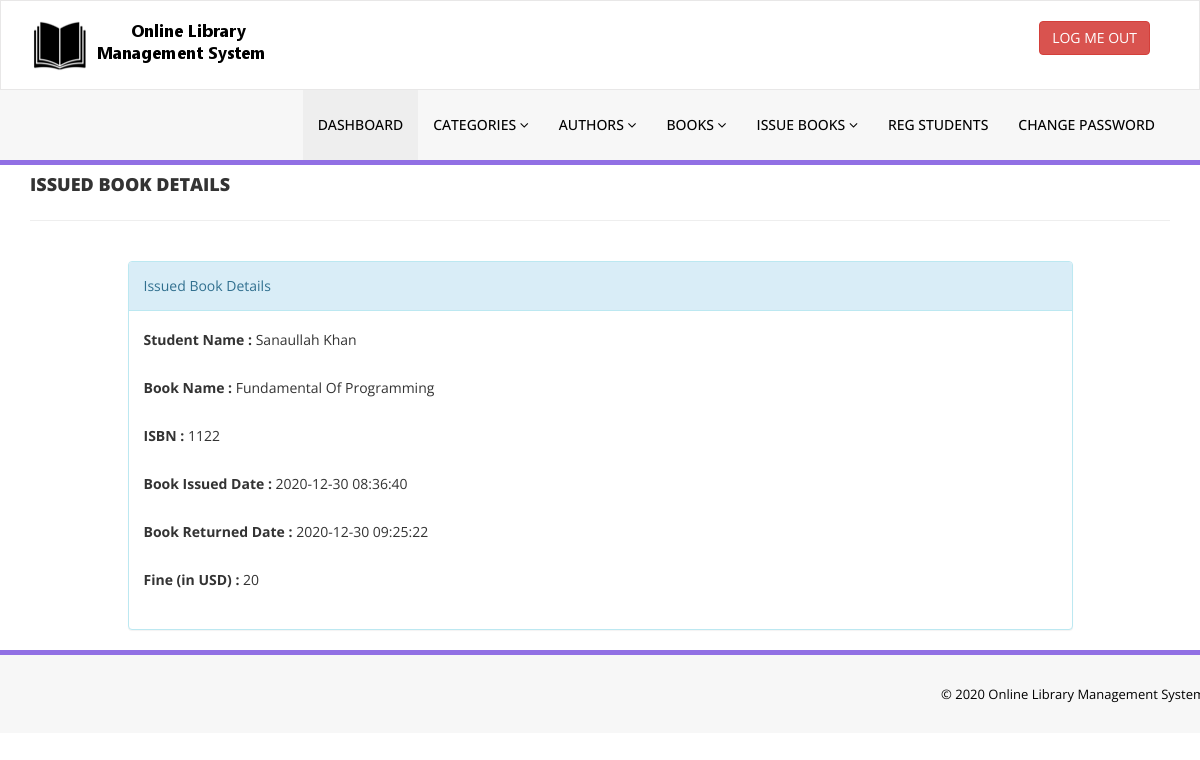
/library/admin/update-issue-bookdeails.php?rid=7 (signed in), run on the app's committed database.
### tables this page shows
CREATE TABLE `tblissuedbookdetails` (
  `id` int(11) NOT NULL,
  `BookId` int(11) DEFAULT NULL,
  `StudentID` varchar(150) DEFAULT NULL,
  `IssuesDate` timestamp NULL DEFAULT current_timestamp(),
  `ReturnDate` timestamp NULL DEFAULT NULL ON UPDATE current_timestamp(),
  `RetrunStatus` int(1) DEFAULT NULL,
  `fine` int(11) DEFAULT NULL
);

CREATE TABLE `tblstudents` (
  `id` int(11) NOT NULL,
  `StudentId` varchar(100) DEFAULT NULL,
  `FullName` varchar(120) DEFAULT NULL,
  `EmailId` varchar(120) DEFAULT NULL,
  `MobileNumber` char(11) DEFAULT NULL,
  `Password` varchar(120) DEFAULT NULL,
  `Status` int(1) DEFAULT NULL,
  `RegDate` timestamp NULL DEFAULT current_timestamp(),
  `UpdationDate` timestamp NULL DEFAULT NULL ON UPDATE current_timestamp()
);

CREATE TABLE `tblbooks` (
  `id` int(11) NOT NULL,
  `BookName` varchar(255) DEFAULT NULL,
  `CatId` int(11) DEFAULT NULL,
  `AuthorId` int(11) DEFAULT NULL,
  `ISBNNumber` int(11) DEFAULT NULL,
  `BookPrice` int(11) DEFAULT NULL,
  `RegDate` timestamp NULL DEFAULT current_timestamp(),
  `UpdationDate` timestamp NULL DEFAULT NULL ON UPDATE current_timestamp()
);

### library/admin/update-issue-bookdeails.php (the view, shortened to what this page needs)
<?php
include('includes/config.php');
if(strlen($_SESSION['alogin'])==0)
    {
header('location:index.php');
}
else{
?>
<!DOCTYPE html>
<html xmlns="http://www.w3.org/1999/xhtml">
<head>
    <link href="assets/css/bootstrap.css" rel="stylesheet" />
    <link href="assets/css/font-awesome.css" rel="stylesheet" />
    <link href="assets/css/style.css" rel="stylesheet" />
</head>
<body>
<?php include('includes/header.php');?>
    <div class="content-wra
    <div class="content-wrapper">
         <div class="container">
        <div class="row pad-botm">
            <div class="col-md-12">
                <h4 class="header-line">Issued Book Details</h4>
                            </div>
</div>
<div class="row">
<div class="col-md-10 col-sm-6 col-xs-12 col-md-offset-1"">
<div class="panel panel-info">
<div class="panel-heading">
Issued Book Details
</div>
<div class="panel-body">
<form role="form" method="post">
<?php
$rid=intval($_GET['rid']);
$sql = "SELECT tblstudents.FullName,tblbooks.BookName,tblbooks.ISBNNumber,tblissuedbookdetails.IssuesDate,tblissuedbookdetails.ReturnDate,tblissuedbookdetails.id as rid,tblissuedbookdetails.fine,tblissuedbookdetails.RetrunStatus from  tblissuedbookdetails join tblstudents on tblstudents.StudentId=tblissuedbookdetails.StudentId join tblbooks on tblbooks.id=tblissuedbookdetails.BookId where tblissuedbookdetails.id=:rid";
$query = $dbh -> prepare($sql);
$query->bindParam(':rid',$rid,PDO::PARAM_STR);
$query->execute();
$results=$query->fetchAll(PDO::FETCH_OBJ);
if($query->rowCount() > 0)
{
foreach($results as $result)
{               ?>
<div class="form-group">
<label>Student Name :</label>
<?php echo htmlentities($result->FullName);?>
</div>
<div class="form-group">
<label>Book Name :</label>
<?php echo htmlentities($result->BookName);?>
</div>
<div class="form-group">
<label>ISBN :</label>
<?php echo htmlentities($result->ISBNNumber);?>
</div>
<div class="form-group">
<label>Book Issued Date :</label>
<?php echo htmlentities($result->IssuesDate);?>
</div>
<div class="form-group">
<label>Book Returned Date :</label>
<?php if($result->ReturnDate=="")
                                            {
                                                echo htmlentities("Not Return Yet");
                                            } else {
                                            echo htmlentities($result->ReturnDate);
}
                                            ?>
</div>
<div class="form-group">
<label>Fine (in USD) :</label>
<?php
if($result->fine=="")
{?>
<input class="form-control" type="text" name="fine" id="fine"  required />
<?php }else {
echo htmlentities($result->fine);
}
?>
</div>
 <?php if($result->RetrunStatus==0){?>
<button type="submit" name="return" id="submit" class="btn btn-info">Return Book </button>
 </div>
<?php }}} ?>
                                    </form>
                            </div>
                        </div>
                            </div>
        </div>
    </div>
    </div>
  <?php include('includes/footer.php');?>
</body>
</html>
<?php } ?>

### library/admin/assets/css/style.css (style rules this page uses)
.header-line { font-weight:900; padding-bottom:25px; border-bottom:1px solid #eeeeee; text-transform:uppercase; }
.pad-botm { padding-bottom:30px; }

### data on the page
tblissuedbookdetails: tblstudents.FullName "Sanaullah Khan", BookId.BookName "Fundamental Of Programming", BookId.ISBNNumber "1122", IssuesDate "2020-12-30 08:36:40", ReturnDate "2020-12-30 09:25:22", fine "20"
